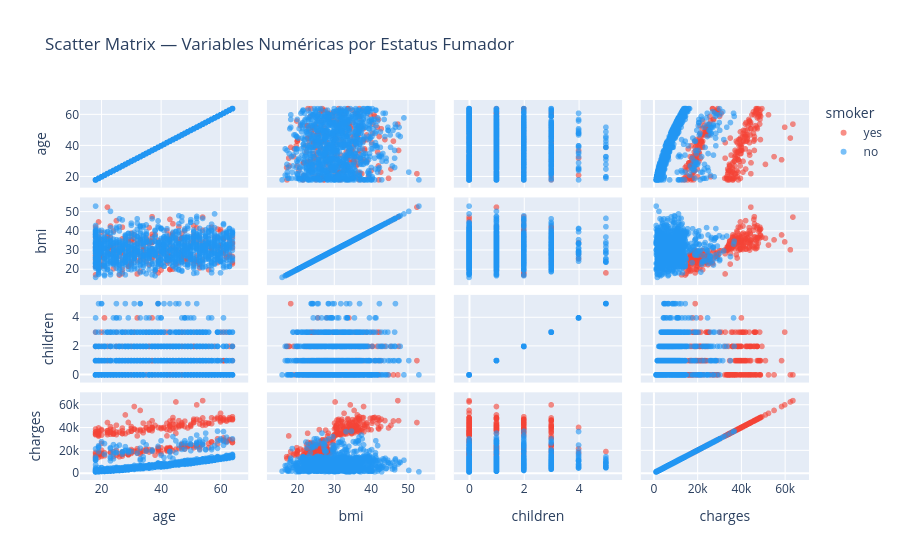
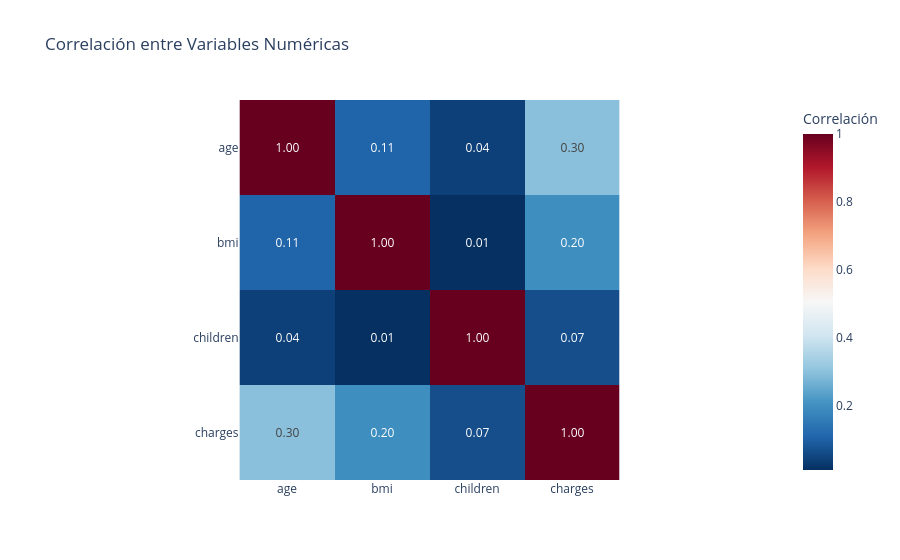

The notebook cell these images were saved under, in order:
### Code cell
# =============================================================================
# CELDA 6: EDA — Scatter matrix y heatmap de correlación
# =============================================================================
# La scatter matrix muestra relaciones bivariadas entre variables numéricas.
# Coloreamos por smoker para detectar interacciones (ej: BMI vs charges).

# Scatter matrix: age, bmi, children, charges coloreados por fumador
# Observamos que en fumadores (rojo), la relación BMI-charges es más pronunciada
fig = px.scatter_matrix(df,
    dimensions=['age', 'bmi', 'children', 'charges'],
    color='smoker',
    title='Scatter Matrix — Variables Numéricas por Estatus Fumador',
    color_discrete_map={'yes': '#F44336', 'no': '#2196F3'},
    opacity=0.6)
fig.show()

# Heatmap de correlación entre variables numéricas
# Seleccionamos solo columnas numéricas para la matriz de correlación
corr = df.select_dtypes(include=np.number).corr()
fig_h = px.imshow(corr, text_auto='.2f', color_continuous_scale='RdBu_r',
                  title='Correlación entre Variables Numéricas',
                  labels=dict(color='Correlación'))
fig_h.show()

print("\nObservaciones:")
print("- La correlación más fuerte es entre age y charges (lógica: más edad = más gastos)")
print("- BMI tiene correlación moderada con charges, pero se amplifica en fumadores")

### Figure 1 — Plotly figure (JSON) as saved in the notebook; plotly's stock layout.template omitted (floating-point values rounded to 4 significant figures; data arrays with more than 128 entries replaced by an {"elided": "..."} marker saying what was removed)
{"data": [{"dimensions": [{"axis": {"matches": true}, "label": "age", "values": {"elided": "274 int values"}}, {"axis": {"matches": true}, "label": "bmi", "values": {"elided": "274 float values"}}, {"axis": {"matches": true}, "label": "children", "values": {"elided": "274 int values"}}, {"axis": {"matches": true}, "label": "charges", "values": {"elided": "274 float values"}}], "hovertemplate": "smoker=yes<br>%{xaxis.title.text}=%{x}<br>%{yaxis.title.text}=%{y}<extra></extra>", "legendgroup": "yes", "marker": {"color": "#F44336", "opacity": 0.6, "symbol": "circle"}, "name": "yes", "showlegend": true, "type": "splom"}, {"dimensions": [{"axis": {"matches": true}, "label": "age", "values": {"elided": "1064 int values"}}, {"axis": {"matches": true}, "label": "bmi", "values": {"elided": "1064 float values"}}, {"axis": {"matches": true}, "label": "children", "values": {"elided": "1064 int values"}}, {"axis": {"matches": true}, "label": "charges", "values": {"elided": "1064 float values"}}], "hovertemplate": "smoker=no<br>%{xaxis.title.text}=%{x}<br>%{yaxis.title.text}=%{y}<extra></extra>", "legendgroup": "no", "marker": {"color": "#2196F3", "opacity": 0.6, "symbol": "circle"}, "name": "no", "showlegend": true, "type": "splom"}], "layout": {"dragmode": "select", "legend": {"title": {"text": "smoker"}, "tracegroupgap": 0}, "title": {"text": "Scatter Matrix — Variables Numéricas por Estatus Fumador"}}}

### Figure 2 — Plotly figure (JSON) as saved in the notebook; plotly's stock layout.template omitted (floating-point values rounded to 4 significant figures)
{"data": [{"coloraxis": "coloraxis", "hovertemplate": "x: %{x}<br>y: %{y}<br>Correlación: %{z}<extra></extra>", "name": "0", "texttemplate": "%{z:.2f}", "type": "heatmap", "x": ["age", "bmi", "children", "charges"], "xaxis": "x", "y": ["age", "bmi", "children", "charges"], "yaxis": "y", "z": [[1.0, 0.1093, 0.04247, 0.299], [0.1093, 1.0, 0.01276, 0.1983], [0.04247, 0.01276, 1.0, 0.068], [0.299, 0.1983, 0.068, 1.0]]}], "layout": {"coloraxis": {"colorbar": {"title": {"text": "Correlación"}}, "colorscale": [[0, "rgb(5,48,97)"], [0.1, "rgb(33,102,172)"], [0.2, "rgb(67,147,195)"], [0.3, "rgb(146,197,222)"], [0.4, "rgb(209,229,240)"], [0.5, "rgb(247,247,247)"], [0.6, "rgb(253,219,199)"], [0.7, "rgb(244,165,130)"], [0.8, "rgb(214,96,77)"], [0.9, "rgb(178,24,43)"], [1, "rgb(103,0,31)"]]}, "title": {"text": "Correlación entre Variables Numéricas"}, "xaxis": {"anchor": "y", "constrain": "domain", "domain": [0, 1], "scaleanchor": "y"}, "yaxis": {"anchor": "x", "autorange": "reversed", "constrain": "domain", "domain": [0, 1]}}}
